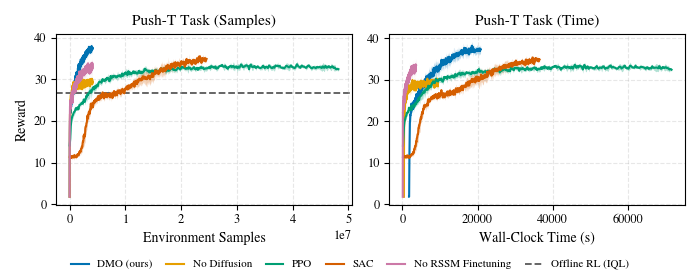
#> input picture papers/coupled_wm_rl/analysis/fig_crops/paper_fig8a.png, 700 x 280 px; its folder holds 4 pictures in this run
$ python digitize_fig8.py
#> lines starting #> are read from the running program, lines starting #| are printed output that depends on the picture; after the words box and inside, x2 and y2 are one past the last pixel; in counts of white or black regions, pixels touching at a corner belong together
"""논문 그림 8(a-c)과 그림 5의 래스터 이미지에서 곡선의 끝점과 최종값을 픽셀로 읽는다.
이 값은 그림 판독 값이며 오차가 크다(약 ±1 픽셀 = 축 단위의 1-2%).
실행: python3 analysis/digitize_fig8.py   (numpy, pillow 필요)
입력: analysis/fig_crops/paper_fig8a.png, paper_fig8b.png, paper_fig8c.png, paper_fig5.png
      (논문 PDF에서 pdfimages로 추출한 래스터. 논문 그림, © 저자, CC BY 4.0, 출처 arXiv:2602.06219)
"""
import json, os
import numpy as np
from PIL import Image

HERE = os.path.dirname(os.path.abspath(__file__))
COL = {"DMO": (0, 114, 178), "NoDiffusion": (230, 159, 0), "PPO": (0, 158, 115),
       "SAC": (213, 94, 0), "NoRSSM": (204, 121, 167)}

def load(name):
#> called with name = 'paper_fig8a.png'
    return np.array(Image.open(os.path.join(HERE, "fig_crops", name)).convert("RGB")).astype(int)

# [35 lines left out: functions _unused_gridlines, curve_stats, not called in this run]

# 눈금 보정: (기준 픽셀, 기준 값) 두 점으로 선형 보정. 격자선 위치는 이미지에서 직접 읽었다.
# 이미지별: 패널 경계(왼쪽 x0,x1 / 오른쪽 x0,x1), 위아래 y0,y1, x(샘플, 1e7) 보정, x(시간, s) 보정, y 보정
CAL = {
  "Push-T":      dict(img="paper_fig8a.png", L=(56, 352), R=(389, 685), xs=((69.5, 0), (348, 5)),     xt=((402, 0), (628, 60000)), y=((38, 40), (204.5, 0))),
  "Push Cube":   dict(img="paper_fig8b.png", L=(56, 350), R=(387, 681), xs=((70, 0), (341, 2.5)),     xt=((400, 0), (667, 80000)), y=((63, 60), (197.5, 0))),
  "G1 Grab Box": dict(img="paper_fig8c.png", L=(56, 345), R=(383, 672), xs=((69, 0), (337, 2.5)),     xt=((396, 0), (669, 80000)), y=((49.5, 25), (197, 0))),
}

def lin(p, cal):
    (p0, v0), (p1, v1) = cal
    return v0 + (p - p0) * (v1 - v0) / (p1 - p0)

def curves(im, x0, x1, xcal, ycal, yt=34, yb=205):
#> called with x0 = 56, x1 = 352, xcal = ((69.5, 0), (348, 5)), ycal = ((38, 40), (204.5, 0)), yt = 34, yb = 205
    out = {}
    for k, c in COL.items():
        d = np.sqrt(((im - np.array(c)) ** 2).sum(2))
        m = d < 40
        m[:, :x0 + 2] = False; m[:, x1 - 1:] = False; m[:yt + 2] = False; m[yb - 1:] = False
        cols = np.where(m.sum(0) > 0)[0]
        if len(cols) == 0:
            continue
        xe = int(cols.max())
        ys = []
        for xx in range(xe - 4, xe + 1):
            ys += list(np.where(m[:, xx])[0])
        out[k] = {"x_end": round(float(lin(xe, xcal)), 3), "y_end": round(float(lin(float(np.median(ys)), ycal)), 1)}
#> this loop made 5 passes
#> xe on passes 1 to 5: 93, 93, 338, 206, 93
#> pass 1, in curves, `m = d < 40`:
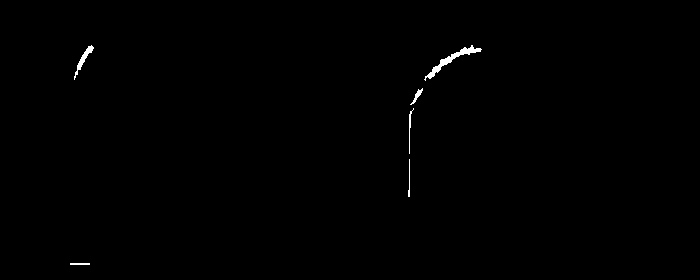
#> m: shape (280, 700) bool; 0.36% white; 6 white regions, box (x1, y1, x2, y2) and area: (424, 45, 482, 81) 342, (74, 45, 94, 80) 152, (409, 108, 414, 154) 63, (410, 88, 423, 105) 62, (408, 159, 410, 197) 45, (70, 263, 90, 265) 40
#> after the loop:
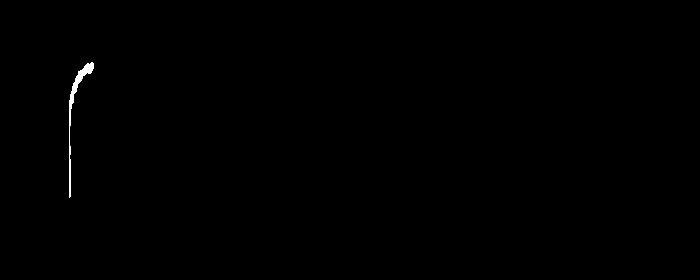
#> m: shape (280, 700) bool; 0.23% white; 1 white region, box (x1, y1, x2, y2) and area: (69, 62, 94, 198) 453
#> after the loop, out = 5 items
    return out

res = {}
for task, c in CAL.items():
    im = load(c["img"])
    r = {"samples_e7": curves(im, c["L"][0], c["L"][1], c["xs"], c["y"]),
         "time_s": curves(im, c["R"][0], c["R"][1], c["xt"], c["y"])}
#> the loop in curves (call 2), `for k, c in COL.items():` made 5 passes
#> xe on passes 1 to 5: 481, 438, 671, 539, 416
#> after the loop in curves (call 2), `for k, c in COL.items():`: m: shape (280, 700) bool; 0.2% white; 1 white region, box (x1, y1, x2, y2) and area: (402, 64, 417, 198) 389
    # IQL 파선(회색 약 85,85,85)의 높이
    m = (abs(im[:, :, 0] - 85) < 25) & (abs(im[:, :, 1] - 85) < 25) & (abs(im[:, :, 2] - 85) < 25)
#> m: shape (280, 700) bool; 0.69% white in thin lines or dots, all inside (x1, y1, x2, y2) = (15, 15, 642, 269)
    rows = m[:, c["L"][0] + 5:c["L"][1] - 5].sum(1)
#> rows = 280 values, max 150 at index 92, min 0 at index 0, mean 2.72
    rows[:40] = 0; rows[203:] = 0
    r["iql_line"] = round(float(lin(int(np.argmax(rows)), c["y"])), 1)
    res[task] = r
#> pass 2 of the loop `for task, c in CAL.items():`:
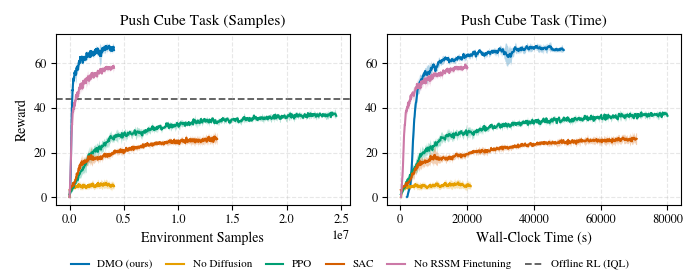
#> input picture papers/coupled_wm_rl/analysis/fig_crops/paper_fig8b.png, 700 x 280 px
#> the loop in curves (call 3), `for k, c in COL.items():` made 5 passes
#> xe on passes 1 to 5: 114, 114, 336, 217, 114
#> pass 1, in curves (call 3), `m = d < 40`:
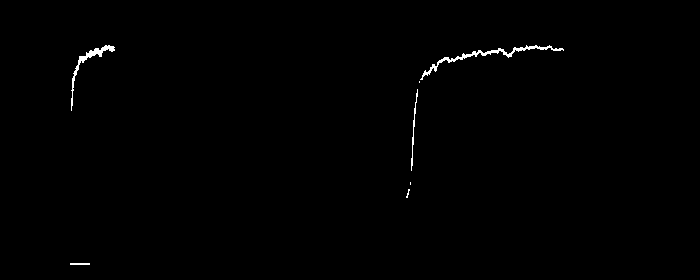
#> m: shape (280, 700) bool; 0.5% white in thin lines or dots, all inside (x1, y1, x2, y2) = (70, 45, 564, 265)
#> `rows = m[:, c["L"][0] + 5:c["L"][1] - 5].sum(1)`: rows = 280 values, max 161 at index 98, min 0 at index 0, mean 2.95
#> pass 3 of the loop `for task, c in CAL.items():`:
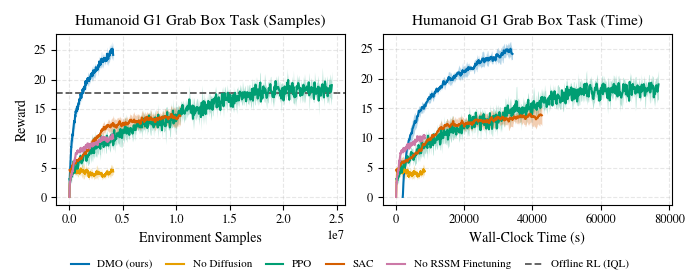
#> input picture papers/coupled_wm_rl/analysis/fig_crops/paper_fig8c.png, 700 x 280 px
#> the loop in curves (call 5), `for k, c in COL.items():` made 5 passes
#> xe on passes 1 to 5: 113, 113, 332, 180, 113
#> pass 1, in curves (call 5), `m = d < 40`:
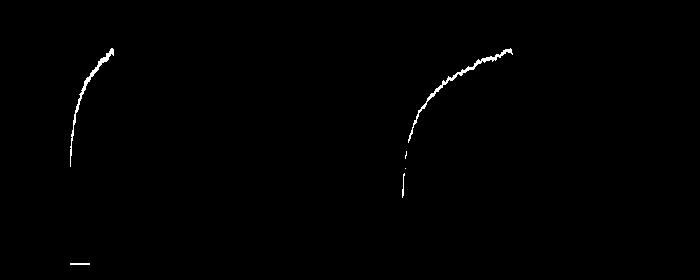
#> m: shape (280, 700) bool; 0.45% white in thin lines or dots, all inside (x1, y1, x2, y2) = (70, 48, 513, 265)
#> `rows = m[:, c["L"][0] + 5:c["L"][1] - 5].sum(1)`: rows = 280 values, max 107 at index 92, min 0 at index 0, mean 2.81
with open(os.path.join(HERE, "digitize_fig8_results.json"), "w") as f:
    json.dump(res, f, ensure_ascii=False, indent=1)
print(json.dumps(res, ensure_ascii=False, indent=1))
#> (printed output is left out)

# ---- 그림 5 (집계 곡선) ----
im5 = load("paper_fig5.png")
#> call 4 of load, with name = 'paper_fig5.png'
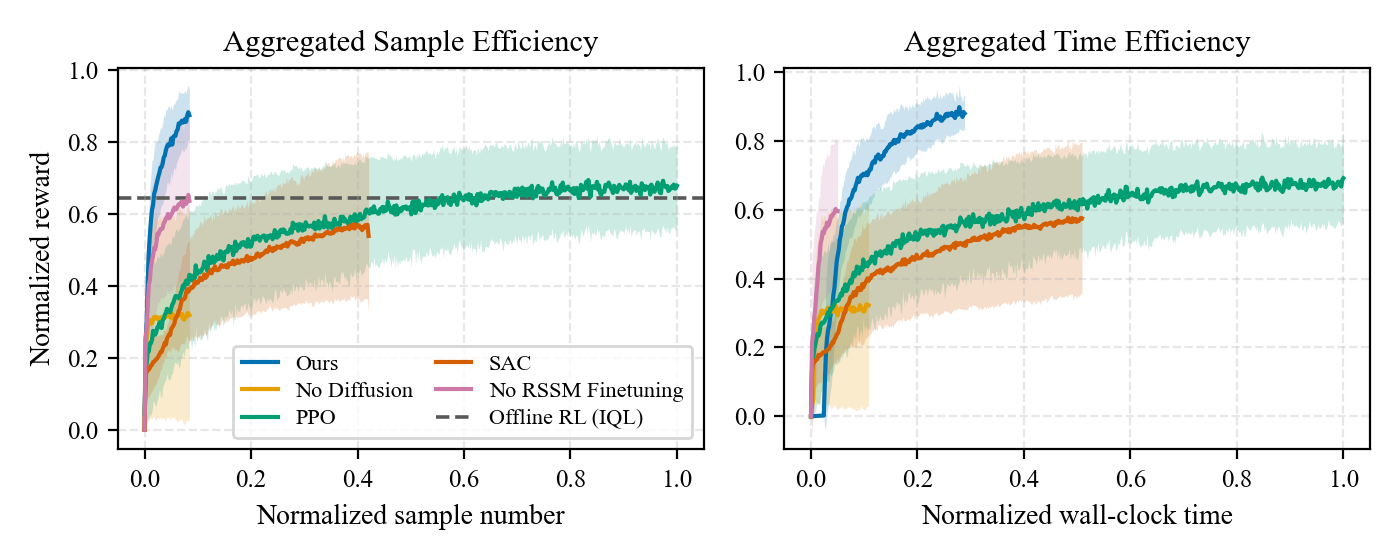
#> input picture papers/coupled_wm_rl/analysis/fig_crops/paper_fig5.png, 1400 x 560 px
yc = ((70.5, 1.0), (424.0, 0.0))
res5 = {}
for side, (x0, x1, xc) in {"samples": (118, 703, ((144.5, 0.0), (676.5, 1.0))), "time": (784, 1369, ((810.5, 0.0), (1342.5, 1.0)))}.items():
    out = {}
    for k, c in COL.items():
        d = np.sqrt(((im5 - np.array(c)) ** 2).sum(2))
        m = d < 40
        m[:, :x0 + 3] = False; m[:, x1 - 2:] = False; m[:72] = False; m[447:] = False
        m[340:, x0 + 100:x1] = False  # 범례 영역 제외(곡선은 y>0.25 위쪽)
        cols = np.where(m.sum(0) > 0)[0]
        if len(cols) == 0: continue
        xe = int(cols.max())
        ys = []
        for xx in range(xe - 6, xe + 1): ys += list(np.where(m[:, xx])[0])
        out[k] = {"x_end": round(float(lin(xe, xc)), 3), "y_end": round(float(lin(float(np.median(ys)), yc)), 2)}
    res5[side] = out
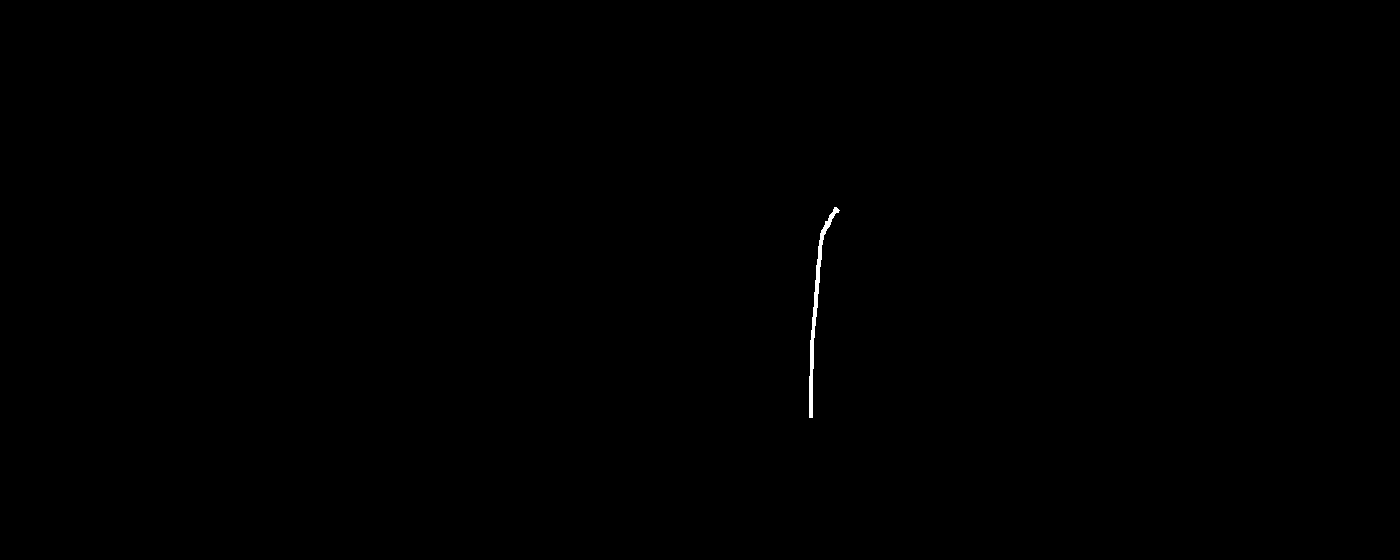
#> m: shape (560, 1400) bool; 0.11% white; 1 white region, box (x1, y1, x2, y2) and area: (809, 207, 840, 418) 879
#> after the loop, res5 = 2 items
mm = (abs(im5[:, :, 0] - 85) < 25) & (abs(im5[:, :, 1] - 85) < 25) & (abs(im5[:, :, 2] - 85) < 25)
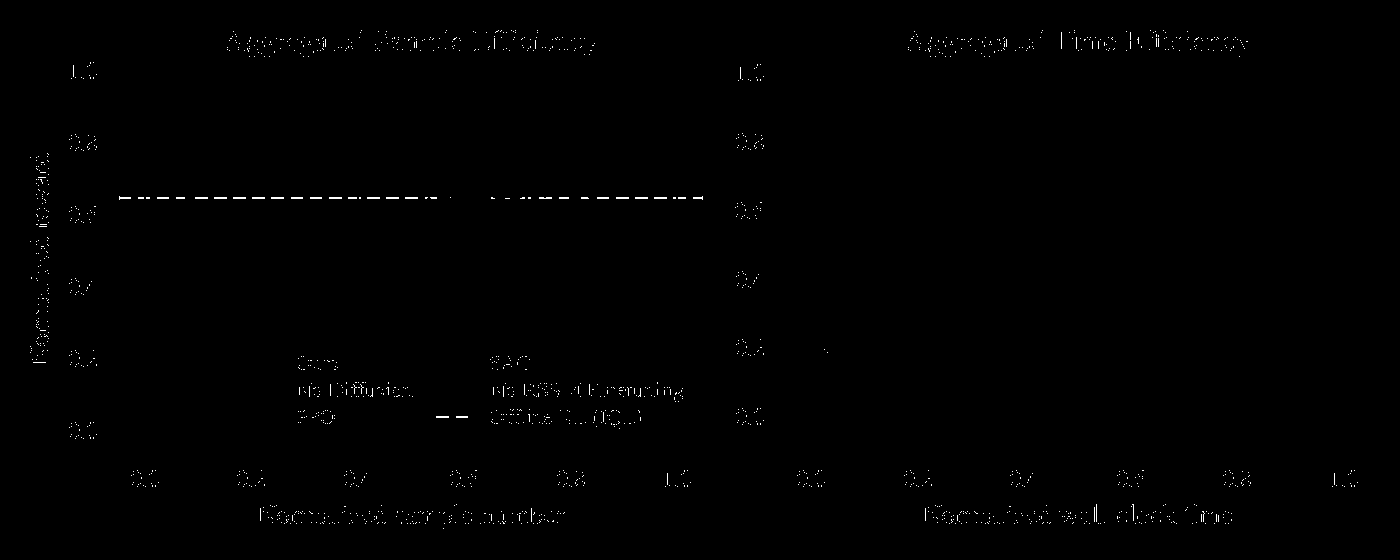
#> mm: shape (560, 1400) bool; 0.4% white in thin lines or dots, all inside (x1, y1, x2, y2) = (30, 30, 1358, 529)
rows = mm[:, 150:690].sum(1); rows[:72] = 0; rows[447:] = 0
#> after `rows = mm[:, 150:690].sum(1)`: rows = 560 values, max 291 at index 198, min 0 at index 0, mean 3.29
res5["iql_line"] = round(float(lin(int(np.argmax(rows)), yc)), 3)
res["fig5_aggregate"] = res5
with open(os.path.join(HERE, "digitize_fig8_results.json"), "w") as f:
    json.dump(res, f, ensure_ascii=False, indent=1)
print(json.dumps(res5, ensure_ascii=False, indent=1))
#> (printed output is left out)


# ---- 문턱 도달 표본·시간 (그림 8, 판독) ----
def curve_xy(im, x0, x1, color, xcal, ycal, yt=34, yb=205):
    d = np.sqrt(((im - np.array(color)) ** 2).sum(2))
    m = d < 40
    m[:, :x0 + 2] = False; m[:, x1 - 1:] = False; m[:yt + 2] = False; m[yb - 1:] = False
    xs, ys = [], []
    for xx in range(x0 + 2, x1 - 1):
        r = np.where(m[:, xx])[0]
        if len(r):
            xs.append(lin(xx, xcal)); ys.append(lin(float(np.median(r)), ycal))
    return np.array(xs), np.array(ys)

def first_cross(xs, ys, thr, k=3):
    ok = ys >= thr
    for i in range(len(ok) - k + 1):
        if ok[i:i + k].all():
            return float(xs[i])
    return None

cross = {}
for task, c in CAL.items():
    im = load(c["img"])
    iql = res[task]["iql_line"]
#> iql = 27
    ppo_final = res[task]["samples_e7"]["PPO"]["y_end"]
#> ppo_final = 32.8
    row = {}
    for side, (x0, x1, xc) in {"samples_e7": (c["L"][0], c["L"][1], c["xs"]), "time_s": (c["R"][0], c["R"][1], c["xt"])}.items():
        out = {}
        for meth in ["DMO", "PPO", "SAC", "NoRSSM"]:
            xs, ys = curve_xy(im, x0, x1, COL[meth], xc, c["y"])
            out["IQL선 도달_" + meth] = None if len(xs) == 0 else (None if first_cross(xs, ys, iql) is None else round(first_cross(xs, ys, iql), 3))
            out["PPO최종값 도달_" + meth] = None if len(xs) == 0 else (None if first_cross(xs, ys, ppo_final - 0.5) is None else round(first_cross(xs, ys, ppo_final - 0.5), 3))
        row[side] = out
#> this loop made 2 passes
#> pass 1, in curve_xy (call 4), `d = np.sqrt(((im - np.array(color)) ** 2).sum(2))`:
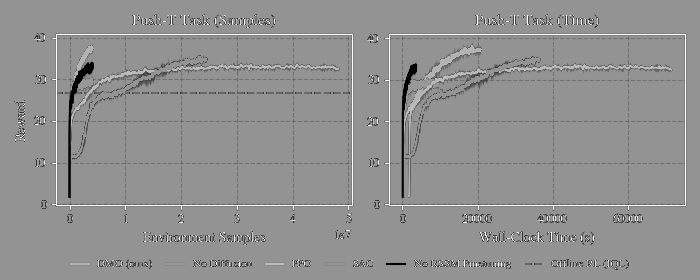
#> d: shape (280, 700) float64; min 0, max 290.1, mean 166.1; drawn with min black and max white
#> pass 1, in curve_xy (call 4), `m = d < 40`:
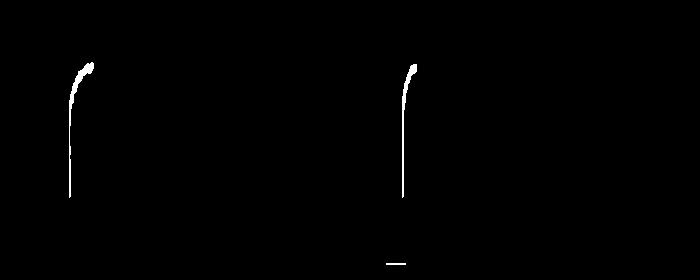
#> m: shape (280, 700) bool; 0.45% white; 3 white regions, box (x1, y1, x2, y2) and area: (69, 62, 94, 198) 453, (402, 64, 417, 198) 389, (386, 263, 406, 265) 40
#> after the loop, row = 2 items
    cross[task] = row
#> pass 2 of the loop `for task, c in CAL.items():`:
#> iql = 44.4
#> ppo_final = 37.2
#> the loop `for side, (x0, x1, xc) in {"samples_e7": (c["L"][0], c["L"][1], c["xs"..` made 2 passes
#> pass 1, in curve_xy (call 12), `m = d < 40`:
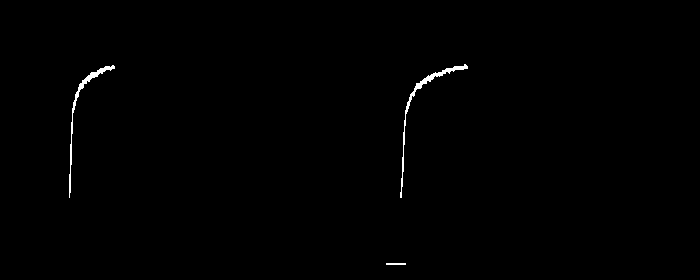
#> m: shape (280, 700) bool; 0.46% white; 3 white regions, box (x1, y1, x2, y2) and area: (400, 64, 468, 198) 466, (69, 65, 115, 198) 401, (386, 263, 406, 265) 40
#> pass 3 of the loop `for task, c in CAL.items():`:
#> iql = 17.8
#> ppo_final = 18.3
#> the loop `for side, (x0, x1, xc) in {"samples_e7": (c["L"][0], c["L"][1], c["xs"..` made 2 passes
#> pass 1, in curve_xy (call 20), `d = np.sqrt(((im - np.array(color)) ** 2).sum(2))`:
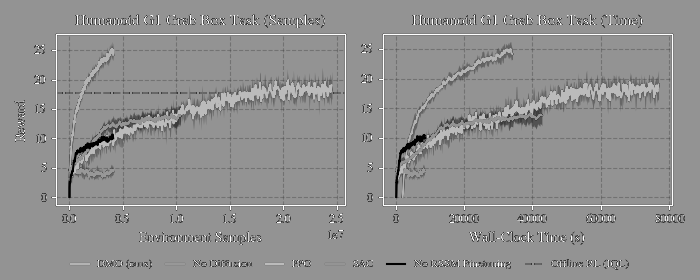
#> d: shape (280, 700) float64; min 0, max 290.1, mean 166; drawn with min black and max white
res["threshold_crossings"] = cross
with open(os.path.join(HERE, "digitize_fig8_results.json"), "w") as f:
    json.dump(res, f, ensure_ascii=False, indent=1)
print(json.dumps(cross, ensure_ascii=False, indent=1))
#> (printed output is left out)
